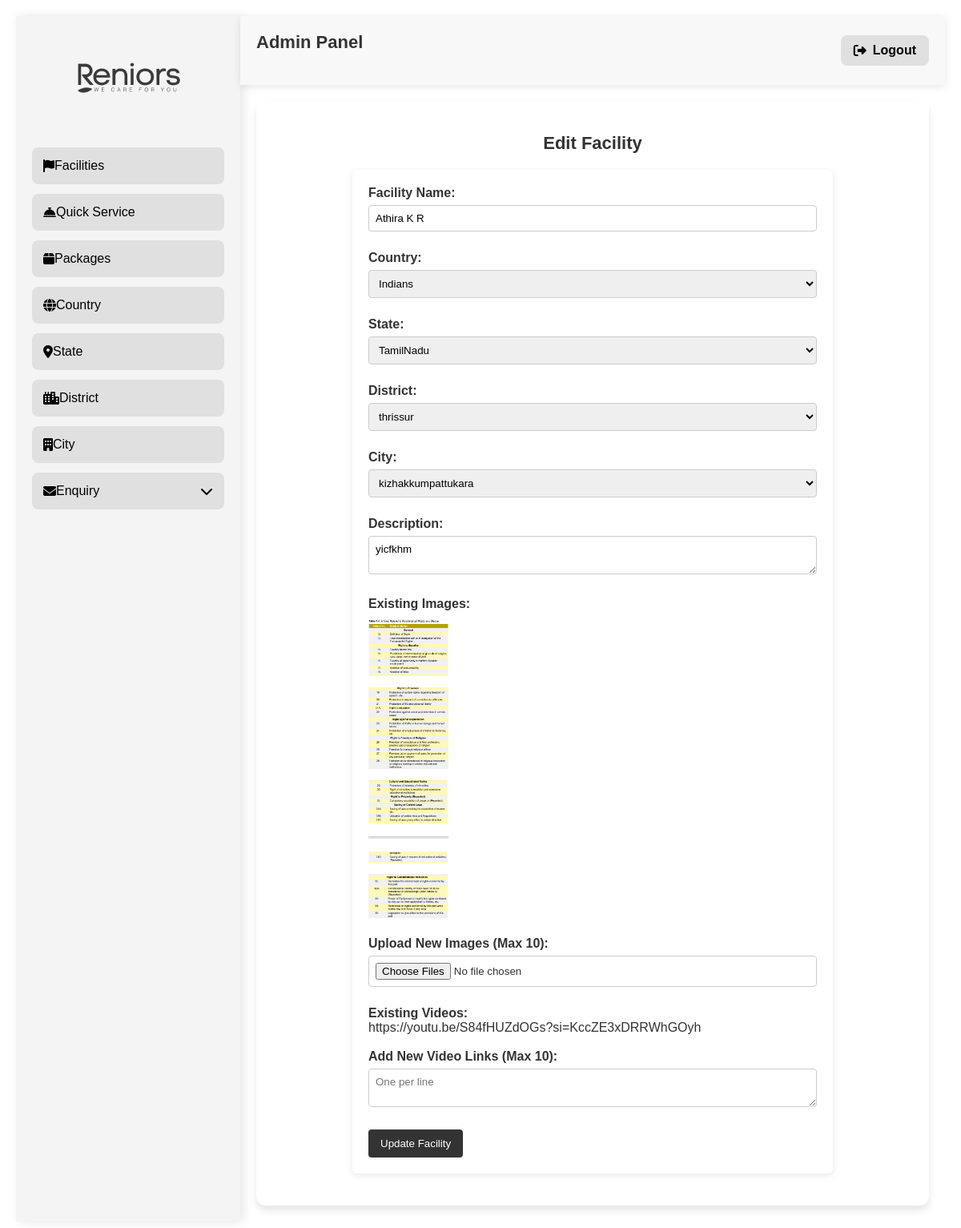
The app's page /facility/edit/26/ (signed in) with its own data.
### reniorsapp/models.py (models this page shows, shortened)
class Facility(models.Model):
    name = models.CharField(max_length=255)
    country = models.ForeignKey(Country, on_delete=models.CASCADE, null=True, blank=True)
    state = models.ForeignKey(State, on_delete=models.CASCADE, null=True, blank=True)
    district = models.ForeignKey(District, on_delete=models.CASCADE, null=True, blank=True)
    city = models.ForeignKey(City, on_delete=models.CASCADE, null=True, blank=True)
    description = models.TextField(null=True, blank=True)

class Country(models.Model):
    name = models.CharField(max_length=255, null=True, blank=True)

class State(models.Model):
    name = models.CharField(max_length=255, null=True, blank=True)

class District(models.Model):
    name = models.CharField(max_length=255, null=True, blank=True)

class City(models.Model):
    name = models.CharField(max_length=255, null=True, blank=True)

class FacilityImage(models.Model):
    facility = models.ForeignKey(Facility, related_name='images', on_delete=models.CASCADE)
    image = models.ImageField(upload_to='facility_images/')

class FacilityVideo(models.Model):
    facility = models.ForeignKey(Facility, related_name='videos', on_delete=models.CASCADE)
    video_link = models.URLField()

### reniorsapp/views.py (the view, shortened to what this page needs)
# urls.py: path("facility/edit/<int:facility_id>/", views.edit_facility, name="edit_facility"),
@admin_required
def edit_facility(request, facility_id):
    facility = get_object_or_404(Facility, id=facility_id)
    countries = Country.objects.all()
    states = State.objects.all()
    districts = District.objects.all()
    cities = City.objects.all()
    images = FacilityImage.objects.filter(facility=facility)
    videos = FacilityVideo.objects.filter(facility=facility)
    return render(request, 'edit_facility.html', {
        'facility': facility,
        'countries': countries,
        'states': states,
        'districts': districts,
        'cities': cities,
        'images': images,
        'videos': videos
    })

### reniorsapp/views.py (called while the page is built)
def admin_required(view_func):
    @wraps(view_func)
    def _wrapped_view(request, *args, **kwargs):
        if not request.session.get('admin_logged_in', False):
            return redirect('admin_login')  # Redirect to login if not authenticated
        return view_func(request, *args, **kwargs)
    return _wrapped_view

### reniorsapp/templates/edit_facility.html (shortened to what this page needs)
{% extends 'adminpannel.html' %}
{% block content %}
<!DOCTYPE html>
<html lang="en">
<head>
</head>
<body>
    <h2>Edit Facility</h2>
    <form method="POST" enctype="multipart/form-data">
        <label>Facility Name:</label><br>
        <input type="text" name="name" value="{{ facility.name }}" required><br><br>
        <label>Country:</label><br>
        <select name="country" required>
            {% for country in countries %}
            <option value="{{ country.id }}" {% if country.id == facility.country.id %}selected{% endif %}>{{ country.name }}</option>
            {% endfor %}
        </select><br><br>
        <label>State:</label><br>
        <select name="state" required>
            {% for state in states %}
            <option value="{{ state.id }}" {% if state.id == facility.state.id %}selected{% endif %}>{{ state.name }}</option>
            {% endfor %}
        </select><br><br>
        <label>District:</label><br>
        <select name="district" required>
            {% for district in districts %}
            <option value="{{ district.id }}" {% if district.id == facility.district.id %}selected{% endif %}>{{ district.name }}</option>
            {% endfor %}
        </select><br><br>
        <label>City:</label><br>
        <select name="city" required>
            {% for city in cities %}
            <option value="{{ city.id }}" {% if city.id == facility.city.id %}selected{% endif %}>{{ city.name }}</option>
            {% endfor %}
        </select><br><br>
        <label>Description:</label><br>
        <textarea name="description" required>{{ facility.description }}</textarea><br><br>
        <label>Existing Images:</label><br>
        {% for image in images %}
            <img src="{{ image.image.url }}" width="100"><br>
        {% endfor %}
        <br>
        <label>Upload New Images (Max 10):</label><br>
        <input type="file" name="images[]" multiple><br><br>
        <label>Existing Videos:</label><br>
        {% for video in videos %}
            <p>{{ video.video_link }}</p>
        {% endfor %}
        <br>
        <label>Add New Video Links (Max 10):</label><br>
        <textarea name="videos" placeholder="One per line"></textarea><br><br>
        <button type="submit">Update Facility</button>
    </form>
</body>
</html>
{% endblock %}

### reniorsapp/templates/adminpannel.html (shortened to what this page needs)
<!DOCTYPE html>
<html lang="en">
<head>
    {% load static %}
    <link rel="stylesheet" href="https://cdnjs.cloudflare.com/ajax/libs/font-awesome/6.4.2/css/all.min.css">
</head>
<body>
    <div class="container">
        <div class="sidebar">
            <div class="logo-container">
                <img src="{% static 'images/2.png' %}" alt="Reniors Logo" class="logo">
            </div>
            <a href="/list_facilities/" class="menu-item" id="facilities"><i class="fas fa-flag"></i> Facilities</a>
            <a href="/quickservice/list/" class="menu-item"><i class="fas fa-concierge-bell"></i> Quick Service</a>
            <a href="/package/list/" class="menu-item"><i class="fas fa-box"></i> Packages</a>
            <a href="/country/list/" class="menu-item"><i class="fas fa-globe"></i> Country</a>
            <a href="/state/list/" class="menu-item"><i class="fas fa-map-marker-alt"></i> State</a>
            <a href="/district/list/" class="menu-item"><i class="fas fa-city"></i> District</a>
            <a href="/city/list/" class="menu-item"><i class="fas fa-building"></i> City</a>
            <a href="#" class="menu-item" onclick="toggleDropdown(event, 'enquiryDropdown')">
                <i class="fas fa-envelope"></i> Enquiry <i class="fas fa-chevron-down" style="margin-left:auto;"></i>
            </a>
        </div>
        <div class="content-wrapper">
            <div class="top-bar">
                <h2>Admin Panel</h2>
                <a href="/admin-logout/" class="logout-btn">
                    <i class="fas fa-sign-out-alt"></i> Logout
                </a>
            </div>
            <div class="content">
                {% block content %}{% endblock %}
            </div>
        </div>
    </div>
</body>
</html>

### reniorsapp/templates/adminpannel.html (style rules this page uses)
* { margin: 0; padding: 0; box-sizing: border-box; font-family: 'Poppins', sans-serif; }
body { display: flex; min-height: 100vh; background-color: #ffffff; color: #000000; align-items: flex-start; }
.container { display: flex; width: 100%; min-height: 100vh; flex-wrap: nowrap; }
.sidebar { width: 280px; min-width: 280px; max-width: 280px; background: #f4f4f4; padding: 20px; display: flex; flex-direction: column; box-shadow: 4px 0 12px rgba(0, 0, 0, 0.1); min-height: 100vh; overflow-y: auto; overflow-x: hidden; flex-shrink: 0; }
.logo-container { text-align: center; margin-bottom: 30px; }
.logo { width: 150px; }
.menu-item { padding: 14px; display: flex; align-items: center; cursor: pointer; transition: 0.3s; margin-bottom: 12px; text-decoration: none; color: #000; border-radius: 8px; background: #e0e0e0; white-space: nowrap; overflow: hidden; text-overflow: ellipsis; }
.content-wrapper { flex-grow: 1; display: flex; flex-direction: column; width: 100%; }
.top-bar { display: flex; justify-content: space-between; align-items: center; padding: 20px; background: #f8f8f8; box-shadow: 0 2px 10px rgba(0, 0, 0, 0.1); }
.logout-btn { display: flex; align-items: center; padding: 10px 16px; font-size: 16px; font-weight: bold; background: #e0e0e0; color: #000; border-radius: 8px; text-decoration: none; transition: all 0.3s ease; }
.logout-btn i { margin-right: 8px; }
.content { padding: 40px; background-color: #ffffff; border-radius: 12px; margin: 20px; box-shadow: 0 6px 10px rgba(0, 0, 0, 0.1); }

### reniorsapp/templates/edit_facility.html (style rules this page uses)
body { font-family: 'Arial', sans-serif; background-color: #ffffff; color: #333333; margin: 0; padding: 20px; }
h2 { font-size: 22px; font-weight: 600; color: #333333; text-align: center; margin-bottom: 20px; }
form { max-width: 600px; margin: auto; background: white; padding: 20px; border-radius: 6px; box-shadow: 0px 2px 8px rgba(0, 0, 0, 0.1); }
label { font-weight: bold; }
input, select, textarea { width: 100%; padding: 8px; margin: 6px 0; border: 1px solid #ccc; border-radius: 4px; }
button { background-color: #333333; color: white; padding: 10px 15px; border: none; border-radius: 4px; cursor: pointer; }
img { width: 100px; margin-top: 10px; }

### records on screen
Facility: name "Athira K R", country "Indians", state "TamilNadu", district "thrissur", city "kizhakkumpattukara", description "yicfkhm"
FacilityImage: image (picture)
FacilityImage: image (picture)
FacilityImage: image (picture)
FacilityImage: image (picture)
FacilityVideo: video_link "https://youtu.be/S84fHUZdOGs?si=KccZE3xDRRWhGOyh"
